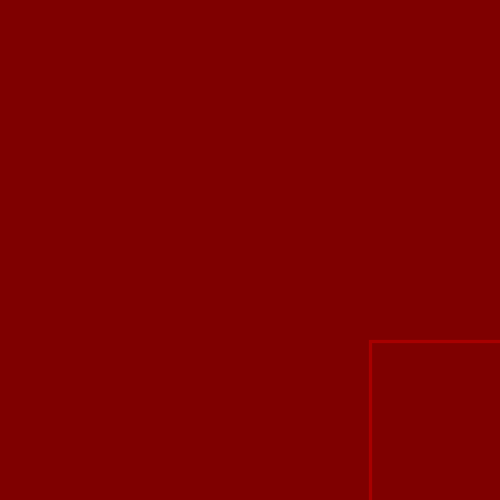
Frame 1 (no input)
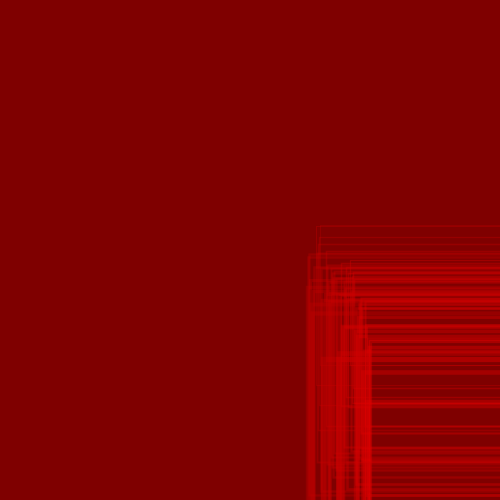
Frame 60 (the mouse pressed at the canvas centre just before this capture)
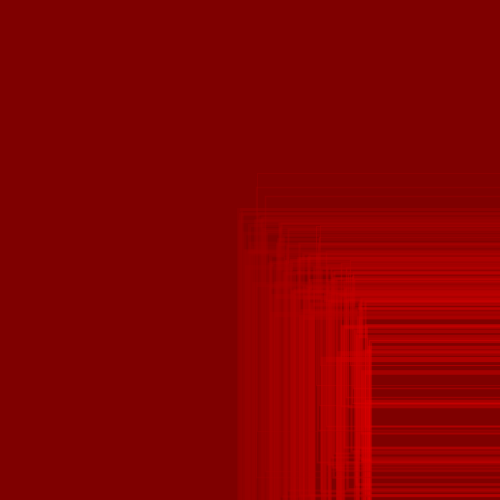
Frame 120 (the mouse held since frame 60 and released just before this capture)

The Processing sketch that drew these frames (run headless with seeded random() and noise(); from frame 60 on, the mouse is pressed at the canvas centre):

// Processing sketch: processing_160342
// ── processing_160342.pde

PVector center;
float size = 1.2;
float step = 2;
float xOff = 0.0;
float yOff = 0.0;
float noiseX, noiseY;
void setup () {
  colorMode(HSB, 60, 100, 100);
  size (500, 500);
  background(120,100,50,50);
  center = new PVector(width/2, height/2);
  smooth();
  
}
void draw () {

  if (size % 2 > 1) 
  {
    xOff = xOff + 0.001;
    yOff = yOff + 0.51;
    noiseX = noise(xOff) * 400;
    noiseY = noise(yOff) * 400;
    strokeWeight(noise(yOff) * 7);
  } else
  {
    xOff = xOff + 0.001;
    yOff = yOff + 0.91;
    noiseX = noise(xOff) * 400;
    noiseY = noise(yOff) * 400;
    strokeWeight(noise(yOff) * 7);
   
  }


  

  noFill();
  float colX = map(size, 0, width, 0, 60);
  stroke(180-colX, 100, 90-colX, 100-colX*1.2);
  rectMode(CENTER);
  rect(center.x +noiseX, center.y+noiseY, size+noiseX, size+noiseY);
  size = size + step;
  if (size > width+400)
  {
    size = 0;
    background(60,100,50,50);
  }
}
